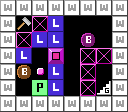

Tiled map render using the project's own tile images. Description and the whole map definition, tile-layer contents included, below:
An orthogonal 8x7 tile map with 16x16 px tiles, 1 tile layer (Tile layer 1).

<map version="1.0" tiledversion="1.1.5" orientation="orthogonal" renderorder="right-down" width="8" height="7" tilewidth="16" tileheight="16" infinite="0" nextobjectid="1">
 <properties>
  <property name="difficulty" value="4" />
  <property name="name" value="Magic Container" />
  <property name="turns" value="29" />
 </properties>
 <tileset firstgid="1" source="../../../dev/editor_tileset.tsx" />
 <layer name="Tile layer 1" width="8" height="7">
  <data encoding="csv">
1,1,1,1,1,1,1,1,
1,12,6,10,0,0,0,1,
1,6,10,10,0,11,0,1,
1,10,0,14,0,6,6,1,
1,2,8,10,0,6,0,1,
1,0,17,10,0,6,18,1,
1,1,1,1,1,1,1,1
</data>
 </layer>
</map>
